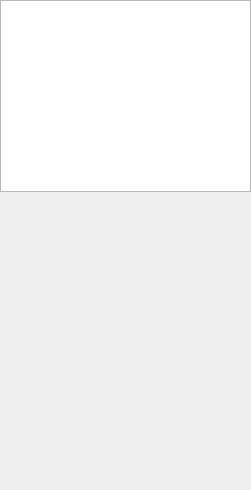
<?xml version="1.0" encoding="UTF-8"?>
<ui version="4.0">
 <class>PortsWidget</class>
 <widget class="QDockWidget" name="PortsWidget">
  <property name="geometry">
   <rect>
    <x>0</x>
    <y>0</y>
    <width>251</width>
    <height>490</height>
   </rect>
  </property>
  <property name="features">
   <set>QDockWidget::AllDockWidgetFeatures</set>
  </property>
  <property name="allowedAreas">
   <set>Qt::LeftDockWidgetArea|Qt::RightDockWidgetArea</set>
  </property>
  <property name="windowTitle">
   <string>Ports</string>
  </property>
  <widget class="QWidget" name="dockWidgetContents">
   <widget class="QTableView" name="tableView">
    <property name="geometry">
     <rect>
      <x>0</x>
      <y>0</y>
      <width>251</width>
      <height>192</height>
     </rect>
    </property>
   </widget>
  </widget>
 </widget>
 <resources/>
 <connections/>
</ui>
